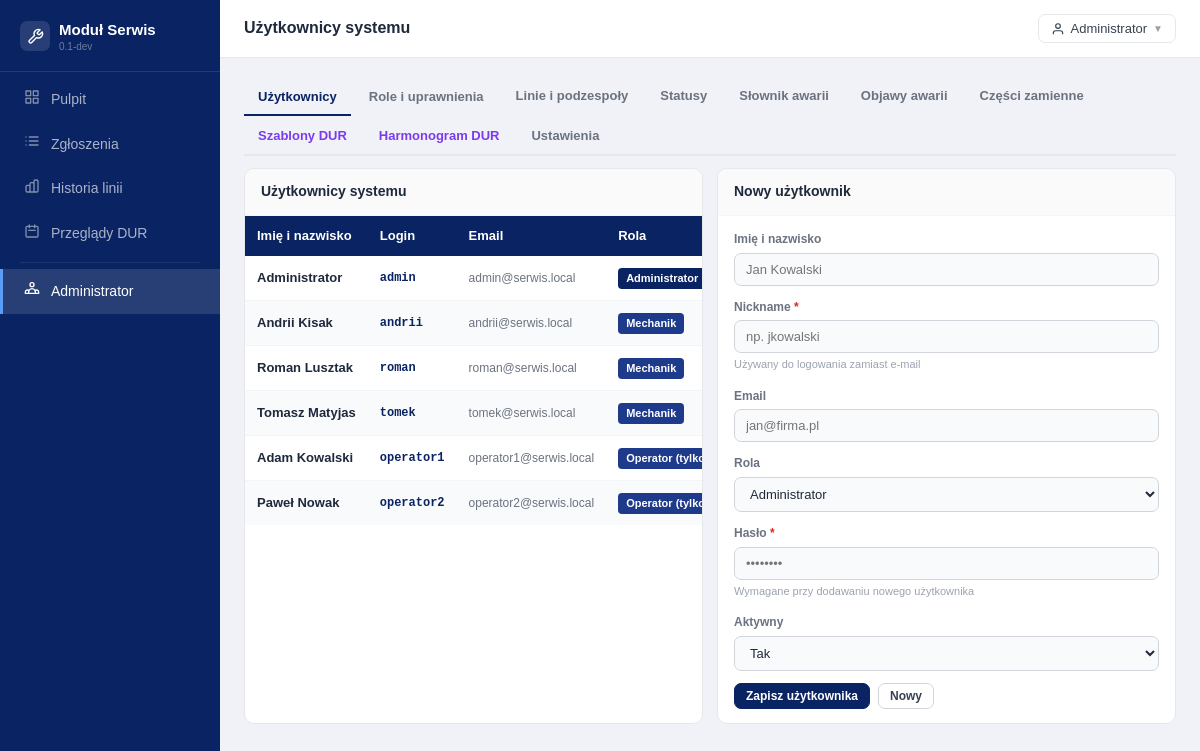
Screenshot of /index.php?route=admin_users (signed in) with the database file from the repository.
### tables this page shows
CREATE TABLE IF NOT EXISTS `users` (
    `id` INT UNSIGNED NOT NULL AUTO_INCREMENT,
    `role_id` INT UNSIGNED NOT NULL,
    `name` VARCHAR(150) NOT NULL,
    `login` VARCHAR(80) NOT NULL,
    `email` VARCHAR(200) NULL,
    `password_hash` VARCHAR(255) NOT NULL,
    `is_active` TINYINT(1) NOT NULL DEFAULT 1,
    `last_login_at` DATETIME NULL,
    `created_at` DATETIME NOT NULL DEFAULT CURRENT_TIMESTAMP,
    `updated_at` DATETIME NOT NULL DEFAULT CURRENT_TIMESTAMP ON UPDATE CURRENT_TIMESTAMP,
    PRIMARY KEY (`id`),
    UNIQUE KEY `uq_users_login` (`login`),
    UNIQUE KEY `uq_users_email` (`email`),
    KEY `idx_users_role` (`role_id`),
    KEY `idx_users_active` (`is_active`),
    CONSTRAINT `fk_users_role` FOREIGN KEY (`role_id`) REFERENCES `roles` (`id`)
);

CREATE TABLE IF NOT EXISTS `roles` (
    `id` INT UNSIGNED NOT NULL AUTO_INCREMENT,
    `name` VARCHAR(50) NOT NULL,
    `label` VARCHAR(100) NOT NULL,
    `created_at` DATETIME NOT NULL DEFAULT CURRENT_TIMESTAMP,
    PRIMARY KEY (`id`),
    UNIQUE KEY `uq_roles_name` (`name`)
);

### app/Controllers/AdminController.php (called while the page is built, shortened)
<?php
class AdminController
{
    public function users(): void
    {
        $users     = (new UserModel())->getAll();
        $roleModel = new \App\Models\RoleModel();
        $roles     = $roleModel->getAll();
        require BASE_PATH . '/templates/admin/users.php';
    }
}

### app/Core/Autoloader.php (called while the page is built, shortened)
<?php
class Autoloader
{
    private array $prefixes = [];
    public function addPrefix(string $prefix, string $baseDir, bool $prepend = false): void
    {
        $prefix = trim($prefix, '\\') . '\\';
        $baseDir = rtrim($baseDir, DIRECTORY_SEPARATOR) . DIRECTORY_SEPARATOR;
        if (!isset($this->prefixes[$prefix])) {
            $this->prefixes[$prefix] = [];
        }
        if ($prepend) {
            array_unshift($this->prefixes[$prefix], $baseDir);
        } else {
            $this->prefixes[$prefix][] = $baseDir;
        }
    }
    public function loadClass(string $class): string|false
    {
        foreach ($this->prefixes as $prefix => $baseDirs) {
            $relativeClass = substr($class, strlen($prefix));
            foreach ($baseDirs as $baseDir) {
                $file = $this->resolveFile($baseDir, $relativeClass);
                if ($file !== false) {
                    return $file;
                }
            }
        }
        return false;
    }
    private function resolveFile(string $baseDir, string $relativeClass): string|false
    {
        $file = $baseDir
            . str_replace('\\', DIRECTORY_SEPARATOR, $relativeClass)
            . '.php';
        if (is_file($file)) {
            return $file;
        }
        return false;
    }
}

### app/Helpers/Database.php (called while the page is built, shortened)
<?php
class Database
{
    private static ?\PDO $instance = null;
    public static function get(): \PDO
    {
        if (self::$instance === null) {
            $dsn = sprintf(
                'mysql:host=%s;dbname=%s;charset=%s',
                DB_HOST, DB_NAME, DB_CHARSET
            );
            self::$instance = new \PDO($dsn, DB_USER, DB_PASS, [
                \PDO::ATTR_ERRMODE            => \PDO::ERRMODE_EXCEPTION,
                \PDO::ATTR_DEFAULT_FETCH_MODE => \PDO::FETCH_ASSOC,
                \PDO::ATTR_EMULATE_PREPARES   => false,
            ]);
        }
        return self::$instance;
    }
}

### app/Models/BaseModel.php (called while the page is built, shortened)
<?php
abstract class BaseModel
{
    protected \PDO $db;
    public function __construct()
    {
        $this->db = Database::get();
    }
    protected function fetchAll(string $sql, array $params = []): array
    {
        $st = $this->db->prepare($sql);
        $st->execute($params);
        return $st->fetchAll();
    }
}

### app/Models/UserModel.php (called while the page is built, shortened)
<?php
class UserModel extends BaseModel
{
    public function getAll(): array
    {
        return $this->fetchAll(
            "SELECT u.*, r.name AS role_name, r.label AS role_label
             FROM users u JOIN roles r ON r.id = u.role_id
             ORDER BY r.id, u.name"
        );
    }
}

### app/Models/RoleModel.php (called while the page is built, shortened)
<?php
class RoleModel extends BaseModel
{
    public function getAll(): array
    {
        return $this->fetchAll("SELECT * FROM roles ORDER BY id");
    }
}

### templates/admin/users.php (the view, shortened to what this page needs)
<?php
require BASE_PATH . '/templates/shared/header.php';
?>
<div class="atabs mb2">
  <button class="atab active" onclick="showUsersTab('users',this)">Użytkownicy</button>
  <button class="atab" onclick="showUsersTab('roles',this)">Role i uprawnienia</button>
  <a href="<?= BASE_URL ?>/index.php?route=admin_lines" class="atab">Linie i podzespoły</a>
  <a href="<?= BASE_URL ?>/index.php?route=admin_statuses" class="atab">Statusy</a>
  <a href="<?= BASE_URL ?>/index.php?route=admin_dictionary" class="atab">Słownik awarii</a>
  <a href="<?= BASE_URL ?>/index.php?route=admin_symptoms" class="atab">Objawy awarii</a>
  <a href="<?= BASE_URL ?>/index.php?route=admin_spare_parts" class="atab">Części zamienne</a>
  <a href="<?= BASE_URL ?>/index.php?route=admin_dur_tmpl" class="atab v">Szablony DUR</a>
  <a href="<?= BASE_URL ?>/index.php?route=admin_dur_sched" class="atab v">Harmonogram DUR</a>
  <a href="<?= BASE_URL ?>/index.php?route=admin_settings" class="atab">Ustawienia</a>
</div>
<div id="panel-users">
  <div class="g2">
    <div class="card">
      <div class="card-head"><span class="card-title">Użytkownicy systemu</span></div>
      <div class="twrap">
        <table>
          <thead>
            <tr>
              <th>Imię i nazwisko</th>
              <th>Login</th>
              <th>Email</th>
              <th>Rola</th>
            </tr>
          </thead>
          <tbody>
            <?php foreach ($users as $u): ?>
              <tr>
                <td class="fw6"><?= Helpers::e($u['name']) ?></td>
                <td class="mono fs-sm" style="color:#0a2463;font-weight:700;"><?= Helpers::e($u['login']) ?></td>
                <td class="muted fs-sm"><?= Helpers::e($u['email']) ?></td>
                <td><?= Helpers::statusBadge($u['role_label'], $u['role_name'] === 'admin' ? '#0a2463' : '#1e3a8a') ?></td>
              </tr>
            <?php endforeach; ?>
          </tbody>
        </table>
      </div>
    </div>
    <div class="card">
      <div class="card-head"><span class="card-title" id="userFormTitle">Nowy użytkownik</span></div>
      <div class="card-body">
        <form method="POST" action="<?= BASE_URL ?>/index.php?route=admin_user_save">
          <div class="fg"><label class="flbl">Imię i nazwisko</label><input class="fc" name="name" id="uName" placeholder="Jan Kowalski"></div>
          <div class="fg">
            <label class="flbl">Nickname <span class="req">*</span></label>
            <input class="fc" name="nickname" id="uNick" placeholder="np. jkowalski">
            <span class="fhint">Używany do logowania zamiast e-mail</span>
          </div>
          <div class="fg"><label class="flbl">Email</label><input class="fc" name="email" id="uEmail" type="email" placeholder="jan@firma.pl"></div>
          <div class="fg">
            <label class="flbl">Rola</label>
            <select class="fc" name="role" id="uRole">
              <?php foreach ($roles as $r): ?>
                <option value="<?= $r['name'] ?>"><?= Helpers::e($r['label']) ?></option>
              <?php endforeach; ?>
            </select>
          </div>
          <div class="fg"><label class="flbl">Hasło <span class="req" id="passReq">*</span></label>
            <input class="fc" name="password" id="uPass" type="password" placeholder="••••••••">
            <span class="fhint" id="passHint">Wymagane przy dodawaniu nowego użytkownika</span>
          </div>
          <div class="fg">
            <label class="flbl">Aktywny</label>
            <select class="fc" name="is_active" id="uActive">
              <option value="1">Tak</option>
            </select>
          </div>
          <div style="display:flex;gap:8px;">
            <button type="submit" class="btn btn-p btn-sm">Zapisz użytkownika</button>
            <button type="button" class="btn btn-sm" onclick="resetUserForm()">Nowy</button>
          </div>
        </form>
      </div>
    </div>
  </div>
</div>
<?php require BASE_PATH . '/templates/shared/footer.php'; ?>

### app/Helpers/Helpers.php (shortened to what this page needs)
<?php
class Helpers
{
    public static function e(mixed $v): string
    {
        return htmlspecialchars((string)($v ?? ''), ENT_QUOTES | ENT_HTML5, 'UTF-8');
    }
    public static function statusBadge(string $label, string $color): string
    {
        return '<span class="badge" style="background:' . self::e($color) . ';color:#fff;">'
            . self::e($label) . '</span>';
    }
}

### templates/shared/header.php (style rules this page uses)
*, *::before, *::after { box-sizing: border-box; margin: 0; padding: 0; }
html, body { height: 100%; }
body { font-family: Arial, Helvetica, sans-serif; font-size: 14px; background: #f0f2f7; color: #1e293b; line-height: 1.55; }
a { color: #0a2463; text-decoration: none; }
.card { background: #fff; border: 1px solid #e5e7eb; border-radius: 10px; overflow: hidden; }
.card-head { padding: 12px 16px; border-bottom: 1px solid #f3f4f6; display: flex; align-items: center; justify-content: space-between; background: #fafafa; }
.card-title { font-size: 14px; font-weight: 700; color: #1e293b; }
.card-body { padding: 14px 16px; }
.btn { display: inline-flex; align-items: center; gap: 5px; padding: 7px 15px; border-radius: 7px; font-size: 13px; font-weight: 600; cursor: pointer; border: 1px solid #d1d5db; background: #fff; color: #374151; transition: background .12s; font-family: Arial, Helvetica, sans-serif; white-space: nowrap; text-decoration: none; }
.btn-p { background: #0a2463; color: #fff; border-color: #0a2463; }
.btn-sm { padding: 5px 11px; font-size: 12px; }
.fg { margin-bottom: 12px; }
.flbl { display: block; font-size: 12px; font-weight: 600; color: #6b7280; margin-bottom: 4px; }
.req { color: #dc2626; }
.fc { display: block; width: 100%; padding: 8px 11px; border: 1px solid #d1d5db; border-radius: 7px; font-size: 13px; color: #1e293b; background: #f9fafb; font-family: Arial, Helvetica, sans-serif; transition: border-color .12s; outline: none; }
.fhint { font-size: 11px; color: #9ca3af; margin-top: 3px; }
.twrap { overflow-x: auto; }
table { width: 100%; border-collapse: collapse; font-size: 13px; }
thead th { background: #0a2463; color: #fff; font-weight: 600; padding: 10px 12px; text-align: left; white-space: nowrap; border: none; }
td { padding: 9px 12px; border-bottom: 1px solid #f3f4f6; color: #1e293b; white-space: nowrap; vertical-align: middle; }
tbody tr:nth-child(even) td { background: #f9fafb; }
tbody tr:last-child td { border-bottom: none; }
.badge { display: inline-block; padding: 2px 8px; border-radius: 4px; font-size: 11px; font-weight: 600; white-space: nowrap; }
.g2 { display: grid; grid-template-columns: 1fr 1fr; gap: 14px; }
.atabs { display: flex; gap: 4px; flex-wrap: wrap; margin-bottom: 16px; border-bottom: 2px solid #e5e7eb; }
.atab { padding: 8px 14px; font-size: 13px; font-weight: 600; border: none; border-bottom: 2px solid transparent; background: none; color: #6b7280; cursor: pointer; font-family: Arial, Helvetica, sans-serif; margin-bottom: -2px; text-decoration: none; display: inline-block; }
.atab.active { color: #0a2463; border-bottom-color: #0a2463; }
.atab.v { color: #7c3aed; }
.mb2 { margin-bottom: 12px; }
.muted { color: #6b7280; }
.fs-sm { font-size: 12px; }
.fw6 { font-weight: 600; }
.mono { font-family: monospace; }

### rows the page displays
users: name "Administrator", login "admin", email "admin@serwis.local", role.label "Administrator"
users: name "Andrii Kisak", login "andrii", email "andrii@serwis.local", role.label "Mechanik"
users: name "Roman Lusztak", login "roman", email "roman@serwis.local", role.label "Mechanik"
users: name "Tomasz Matyjas", login "tomek", email "tomek@serwis.local", role.label "Mechanik"
users: name "Adam Kowalski", login "operator1", email "operator1@serwis.local", role.label "Operator…"
users: name "Paweł Nowak", login "operator2", email "operator2@serwis.local", role.label "Operator…"

### other values shown
$appName "Moduł Serwis"
$appVersion "0.1-dev"
Helpers::e($item['label']) "Pulpit"
Helpers::e($item['label']) "Zgłoszenia"
Helpers::e($item['label']) "Historia linii"
Helpers::e($item['label']) "Przeglądy DUR"
Helpers::e($item['label']) "Administrator"
Helpers::e($pageTitle ?? 'Moduł Serwis') "Użytkownicy systemu"
Helpers::e($user['name']) "Administrator"
form field role "Administrator"
